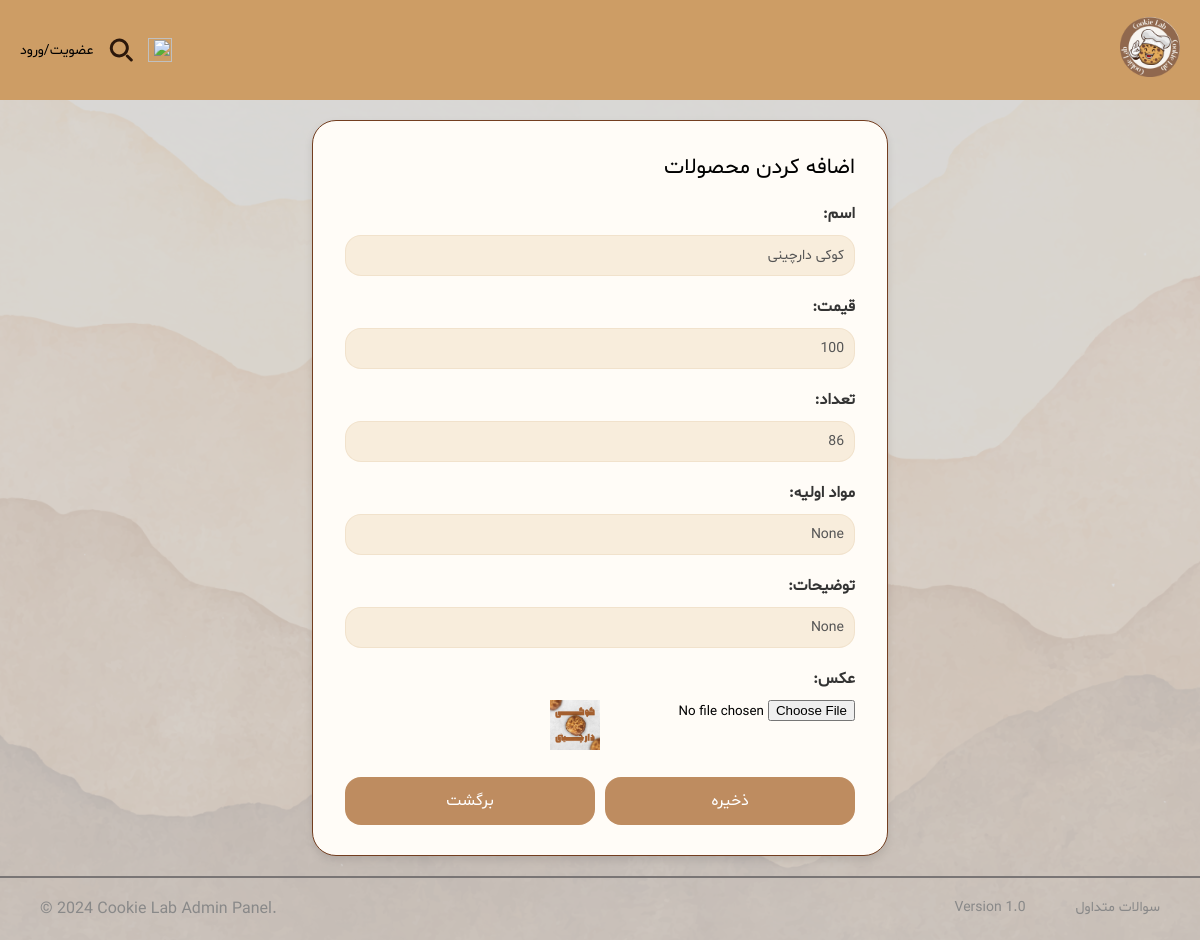
The app's page /products/edit/1/ with its own data.
### shop/models.py (models this page shows, shortened)
class Product(models.Model):
    name = models.CharField(max_length=100)
    price = models.PositiveIntegerField()
    quantity = models.PositiveIntegerField()
    image = models.ImageField(upload_to='images', null=True, blank=True)  # Image field added
    ingredient= models.CharField(max_length=500,null=True, blank=True)
    description=models.CharField(max_length=1000,null=True, blank=True)

### shop/views.py (the view, shortened to what this page needs)
# urls.py: path('products/edit/<int:pk>/', views.product_edit, name='product_edit'),  # Edit product
def product_edit(request, pk):
    product = get_object_or_404(Product, pk=pk)
    return render(request, 'shop/product_edit.html', {'product': product, 'title': 'ویرایش محصول'})

### shop/templates/shop/product_edit.html (shortened to what this page needs)
{% load static %}
<!DOCTYPE html>
<html lang="fa">
<head>
    <link rel="stylesheet" href="{% static 'add_product.css' %}">
</head>
<body>
<header>
    <nav class="navbar_logo">
        <div class="menu">
           <a class="link_logo" href="{% url 'home' %}">
                 <img class="MiniLogo" src="{% static 'Pictures/logo_cropped.png' %}"/>
            </a>
        </div>
        <div class="navbar">
            <a class="enter" href="{% url 'cart' %}">
                <img class="cart" src="{% static 'Pictures/cart.png' %}" width="24px" height="24px"/>
            </a>
            <img class="search" src="{% static 'Pictures/search.svg' %}" width="24px" height="24px"/>
            {% if not user.is_authenticated %}
            <a class="enter" href="{% url 'login' %}">
                عضویت/ورود
            </a>
            {% endif %}
        </div>
    </nav>
</header>
<main>
<div class="container">
    <div class="card">
        <div class="title_add">
            <p>اضافه کردن محصولات</p>
        </div>
   <form method="post" enctype="multipart/form-data">
    <label for="product_name">اسم:</label>
    <input type="text" name="product_name" class="product_input" required placeholder="اسم محصول" value="{{ product.name }}">
    <label for="product_price">قیمت:</label>
    <input type="number" name="product_price" class="product_input" required placeholder="قیمت محصول" value="{{ product.price }}">
    <label for="product_quantity">تعداد:</label>
    <input type="number" name="product_quantity" class="product_input" required placeholder="تعداد محصول" value="{{ product.quantity }}">
    <label for="product_materials">مواد اولیه:</label>
    <input type="text" name="product_materials" class="product_input" placeholder="مواد اولیه محصول" value="{{ product.ingredient }}">
    <label for="product_description">توضیحات:</label>
    <input type="text" name="product_description" class="product_input" rows="4" placeholder="توضیحات محصول" value="{{ product.description }}">
    <label for="product_image">عکس:</label>
    <div class="file-input">
        <input type="file" name="product_image" id="product_image" accept="image/*">
        {% if product.image %}
        <div>
            <img src="{{ product.image.url }}" alt="Current product image" width="50px" height="50px">
        </div>
    {% endif %}
    </div>
    <div class="button-group">
        <button type="submit" class="login-btn">ذخیره</button>
        <a href="{% url 'admin_panel' %}" class="signup-btn">برگشت</a>
    </div>
</form>
    </div>
</div>
</main>
<footer>
  <div class="footer-content2">
      <div class="footer-content">
          <p>سوالات متداول</p>
      <p>Version 1.0</p>
      </div>
    <p id="copyright">© 2024 Cookie Lab Admin Panel. </p>
  </div>
</footer>
</body>
</html>

### statics/add_product.css (style rules this page uses)
* { margin: 0; padding: 0; box-sizing: border-box; }
* { font-family: 'Shabnam', sans-serif; }
.navbar_logo { direction: rtl; display: flex; justify-content: space-between; align-items: center; background-color: #CD9D65; padding: 10px 20px; height: 100px; box-sizing: border-box; width: 100%; background-color: #CD9D65; }
.navbar { display: flex; align-items: center; gap: 15px; background-color: #CD9D65; }
.MiniLogo { height: 60px; width: auto; background-color: #CD9D65; }
.menu { background-color: #CD9D65; }
.link_logo { background-color: #CD9D65; }
.admin, .cart, .search, .enter img { height: 24px; width: 24px; background-color: #CD9D65; }
.enter { display: flex; align-items: center; font-size: 14px; font-family: 'Shabnam'; color: black; text-decoration: none; background-color: #CD9D65; }
.search, .admin, .cart { display: flex; align-items: center; justify-content: center; background-color: #CD9D65; }
body { font-family: 'Arial', sans-serif; justify-content: center; align-items: center; min-height: 100vh; direction: rtl; position: relative; background: lightgray; }
body::before { content: ''; position: absolute; top: 0; left: 0; width: 100%; height: 100%; background: url('Pictures/back.png') 50% / cover no-repeat; opacity: 0.2; z-index: -1; }
.container { display: grid; place-items: center; width: 100%; padding: 20px; gap: 48px; }
.card { background: #fff; width: 100%; max-width: 576px; max-height: 2000px; border-radius: 24px; border: 1px solid #733E20; background: #FFFCF7; padding: 32px 32px 0 32px; box-shadow: 0px 4px 8px rgba(0, 0, 0, 0.1); text-align: center; }
form label { display: block; margin-bottom: 10px; font-size: 16px; font-weight: bold; color: #333; text-align: right; }
.product_input { width: 100%; padding: 10px; margin-bottom: 20px; border: 1px solid #D8B98C33; border-radius: 16px; background: rgba(242, 221, 194, 0.50); font-size: 14px; color: #555; }
.file-input { margin-bottom: 20px; display: flex; }
form input::placeholder { color: #aaa; }
.button-group { display: flex; gap: 10px; justify-content: space-between; }
button { width: 100%; padding: 10px; font-size: 16px; border: none; border-radius: 8px; cursor: pointer; color: white; }
.signup-btn { display: flex; height: 48px; padding: 8px 24px; flex-direction: column; justify-content: center; align-items: center; flex: 1 0 0; border-radius: 16px; background: #BE8C60; text-decoration:none; color: white; }
.login-btn { display: flex; height: 48px; padding: 8px 24px; flex-direction: column; justify-content: center; align-items: center; flex: 1 0 0; border-radius: 16px; background: #BE8C60; }
.title_add { text-align: right; font-size: 22px; margin-bottom: 20px; }
.button-group { margin-bottom: 30px; }
footer { display: flex; color: #898989;; padding: 20px; bottom: 0; width: 100%; justify-content: center; align-items: center; border-top: 2px solid #797575; }
.footer-content2 { display: flex; justify-content: space-between; width: 100%; max-width: 2000px; padding: 0 20px; }
.footer-content { display: flex; gap: 50px; }
.footer-content p { margin: 0; font-size: 14px; white-space: nowrap; }
#copyright { direction: ltr; }

### records on screen
Product: product_name "کوکی دارچینی", product_price "100", product_quantity "86", product_materials "None", product_description "None", image (picture)
